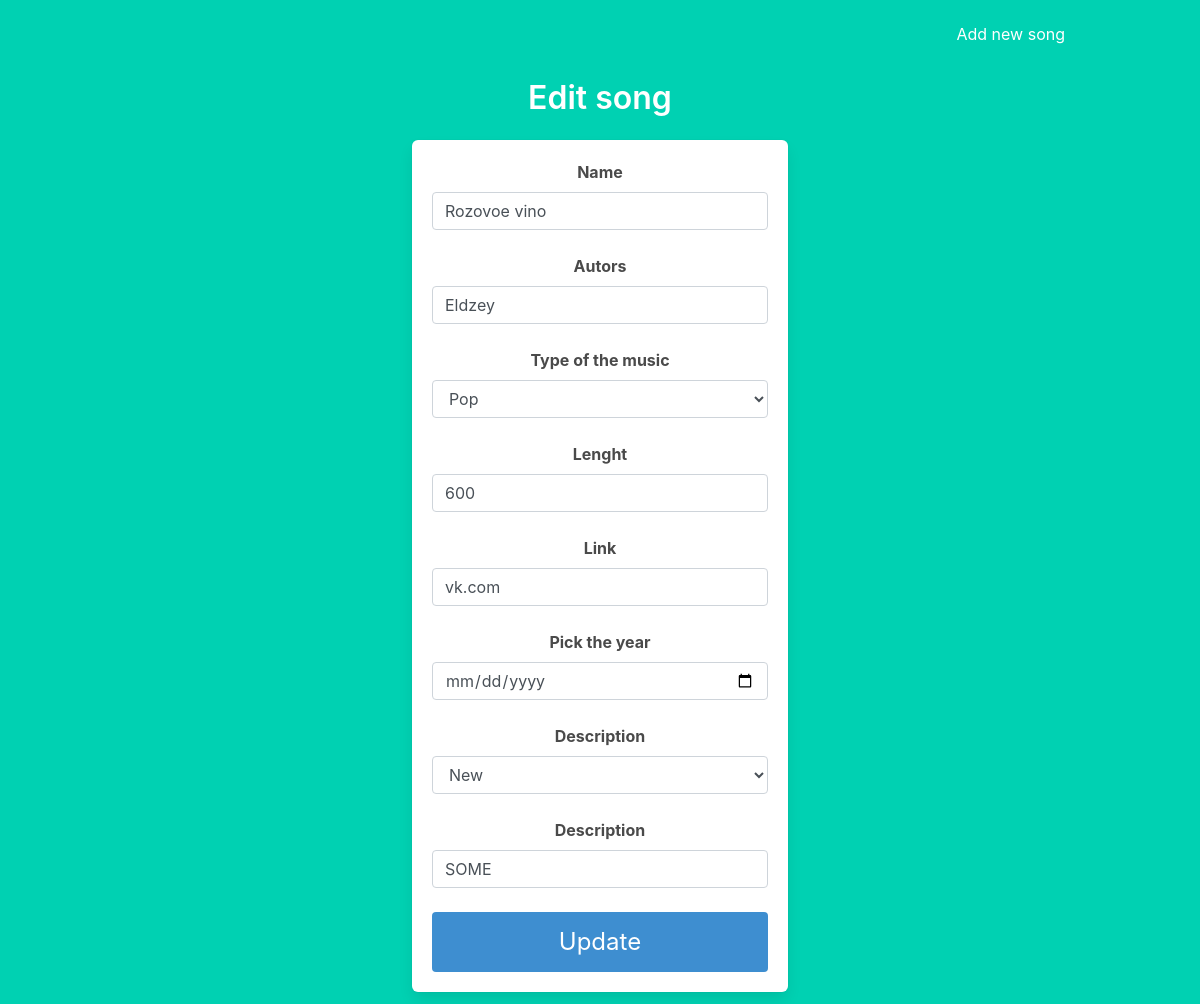
Page /edit/2 on the committed database.
### app/models.py (models this page shows, shortened)
class Car(db.Model):
    __tablename__ = 'car'
    id = db.Column(db.Integer, primary_key=True)
    license_plate = db.Column(db.String(140))
    brand = db.Column(db.String(140))
    condition_id = db.Column(db.String(140))
    on_go = db.Column(db.Integer, db.ForeignKey('condition.id'))
    price = db.Column(db.String(64))
    link = db.Column(db.String(64))
    description = db.Column(db.String(640))
    prod_date = db.Column(db.DateTime)

### app/views.py (the view)
@app.route('/edit/<int:id>', methods=['GET', 'POST'])
def edit_car(id):
    available_cond = db.session.query(Condition).all()
    cond_list = [(i.id, i.name) for i in available_cond]
    form = EditSong()
    form.condition.choices = cond_list
    car = Car.query.filter_by(id=id).first()
    if form.validate_on_submit():
        car.license_plate = form.license_plate.data
        car.brand = form.brand.data
        car.condition_id = form.condition.data
        car.on_go = form.on_go.data
        car.price = form.price.data
        car.link = form.link.data
        car.description = form.description.data
        car.prod_date = form.prod_date.data
        flash("Post edited successfully")
        db.session.commit()
        redirect(url_for('main'))
    elif request.method == 'GET':
        form.license_plate.data = car.license_plate
        form.brand.data = car.brand
        form.condition.data = car.condition
        form.on_go.data = car.on_go
        form.link.data = car.link
        form.price.data = car.price
        form.description.data =car.description
    return render_template('edit_song.html', form=form, id=id)

### app/forms.py (shortened to what this page needs)
class EditSong(FlaskForm):
    license_plate = StringField('Name', validators=[DataRequired()])
    brand = StringField('Autors', validators=[DataRequired()])
    condition = SelectField('Description', coerce=int, validators=[InputRequired()])
    on_go = SelectField('Type of the music', choices=[('Rock', 'Rock'), ('Pop', 'Pop'), ('Funk', 'Funk')])
    price = StringField('Lenght', validators=[DataRequired()])
    link = StringField('Link', validators=[DataRequired()])
    description = StringField('Description', validators=[DataRequired()])
    prod_date = DateField('Pick the year', format='%Y-%m-%d')
    submit = SubmitField('Update')

### app/templates/edit_song.html (shortened to what this page needs)
{% extends "base.html" %}
{% block content %}
<div class="column is-4 is-offset-4">
    <div class="text-center">
        <h3 class="title">Edit song</h3>
        <div class="box">
        {% from "_render_field.html" import render_field %}
        <form action="{{url_for('edit_car', id=id)}}" method="post" novalidate>
            {{ render_field(form.license_plate) }}
            {{ render_field(form.brand) }}
            {{ render_field(form.on_go) }}
            {{ render_field(form.price) }}
            {{ render_field(form.link) }}
            {{ render_field(form.prod_date) }}
            {{ render_field(form.condition) }}
            {{ render_field(form.description) }}
            <p>{{ form.submit(class='button is-block is-info is-large is-fullwidth') }}</p>
        </form>
        </div>
    </div>
</div>
{% endblock %}

### app/templates/_render_field.html
{% macro render_field(field) %}
 <dt>{{ field.label }}
 <dt>{{ field(class='form-control') }}
{% if field.errors %}
        {% for error in field.errors %}
            <span style="color: red;">{{ error }}</span>
         {% endfor %}
{% else %}
<br>
{% endif %}
{% endmacro %}

### rows in the picture
Car: license_plate "Rozovoe vino", brand "Eldzey", on_go "Pop", price "600", link "vk.com", condition "New", description "SOME"

### other values in the picture
{{ field.label }} "Name Autors Type of the music Lenght Link Pick the year Description Description"
